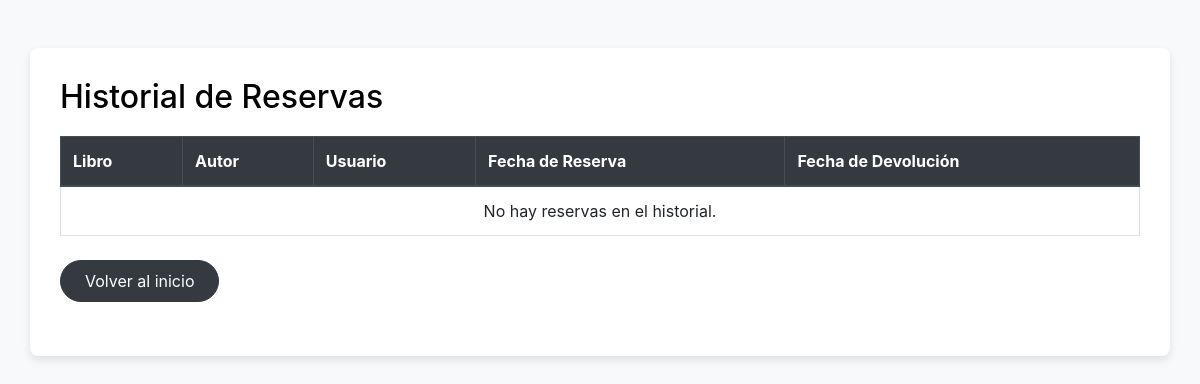
Page /historial on the earlier database version.
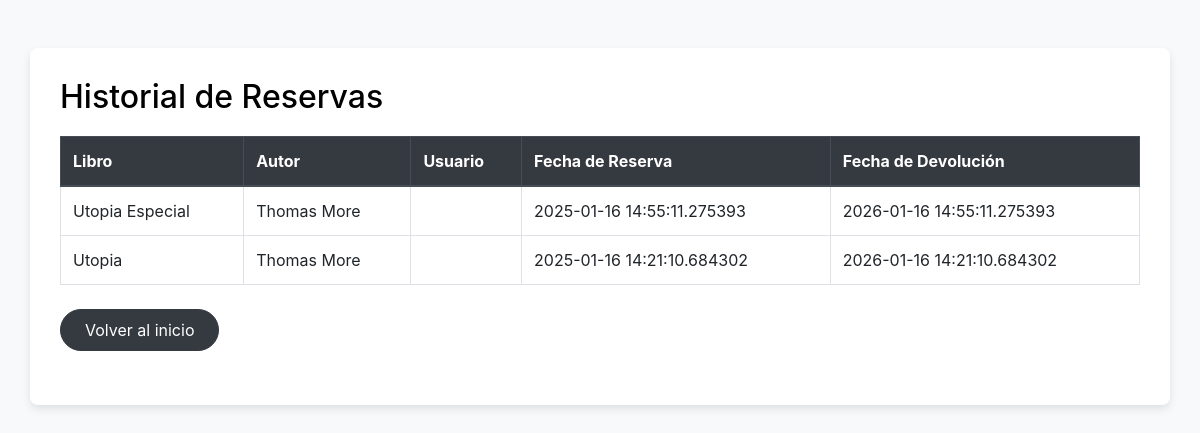
Same page on the later database version.
### tables this page shows
CREATE TABLE reservas (
    id_reserva INTEGER PRIMARY KEY AUTOINCREMENT,
    id_libro INTEGER NOT NULL,
    id_usuario INTEGER NOT NULL,
    fecha_reserva TEXT NOT NULL,
    fecha_devolucion TEXT NOT NULL,
    FOREIGN KEY (id_libro) REFERENCES biblioteca(id_libro),
    FOREIGN KEY (id_usuario) REFERENCES usuarios(id_usuario)
);

CREATE TABLE biblioteca (
    id_libro INTEGER PRIMARY KEY AUTOINCREMENT,
    nombre TEXT NOT NULL,
    autor TEXT NOT NULL,
    categoria TEXT NOT NULL,
    estado TEXT NOT NULL,
    id_estanteria INTEGER NOT NULL,
    id_estante INTEGER NOT NULL,
    nivel_acceso INTEGER NOT NULL 
);

### app.py (the view)
@app.route("/historial")
def historial():
    with get_db() as conn:
        historial = conn.execute('''
            SELECT * FROM reservas
            JOIN biblioteca ON reservas.id_libro = biblioteca.id_libro
            JOIN usuarios ON reservas.id_usuario = usuarios.id_usuario
            ORDER BY reservas.fecha_reserva DESC
        ''').fetchall()
    return render_template("historial.html", historial=historial)

### app.py (called while the page is built)
def get_db():
    conn = sqlite3.connect('data/biblioteca.db')
    conn.row_factory = sqlite3.Row
    return conn

### templates/historial.html (shortened to what this page needs)
<!DOCTYPE html>
<html lang="es">
<head>
    <link rel="stylesheet" href="https://maxcdn.bootstrapcdn.com/bootstrap/4.5.2/css/bootstrap.min.css">
</head>
<body>
    <div class="container mt-5">
        <h1>Historial de Reservas</h1>
        <table class="table table-bordered table-hover">
            <thead class="thead-dark">
                <tr>
                    <th>Libro</th>
                    <th>Autor</th>
                    <th>Usuario</th>
                    <th>Fecha de Reserva</th>
                    <th>Fecha de Devolución</th>
                </tr>
            </thead>
            <tbody>
                {% for reserva in historial %}
                <tr>
                    <td>{{ reserva['nombre'] }}</td>
                    <td>{{ reserva['autor'] }}</td>
                    <td>{{ reserva['nombre_usuario'] }}</td>
                    <td>{{ reserva['fecha_reserva'] }}</td>
                    <td>{{ reserva['fecha_devolucion'] }}</td>
                </tr>
                {% else %}
                <tr>
                    <td colspan="5" class="text-center">No hay reservas en el historial.</td>
                </tr>
                {% endfor %}
            </tbody>
        </table>
        <div class="d-flex justify-content-start mt-4 mb-4">
            <a href="{{ url_for('index') }}" class="btn btn-dark px-4 py-2 fw-bold rounded-pill">
                Volver al inicio
            </a>
        </div>
    </div>
</body>
</html>

### templates/historial.html (style rules this page uses)
body { background-color: #f8f9fa; }
.container { background-color: #ffffff; padding: 30px; border-radius: 8px; box-shadow: 0 4px 8px rgba(0, 0, 0, 0.1); }
h1 { font-size: 2rem; color: #000000; margin-bottom: 20px; }
.table { margin-top: 20px; }

Differences in the rows shown:
added reservas: nombre "Utopia Especial", autor "Thomas More", fecha_reserva "2025-01-16 14:55:11.275393", fecha_devolucion "2026-01-16 14:55:11.275393"
added reservas: nombre "Utopia", autor "Thomas More", fecha_reserva "2025-01-16 14:21:10.684302", fecha_devolucion "2026-01-16 14:21:10.684302"
Other differences:
text no longer shown: "No hay reservas en el historial."
